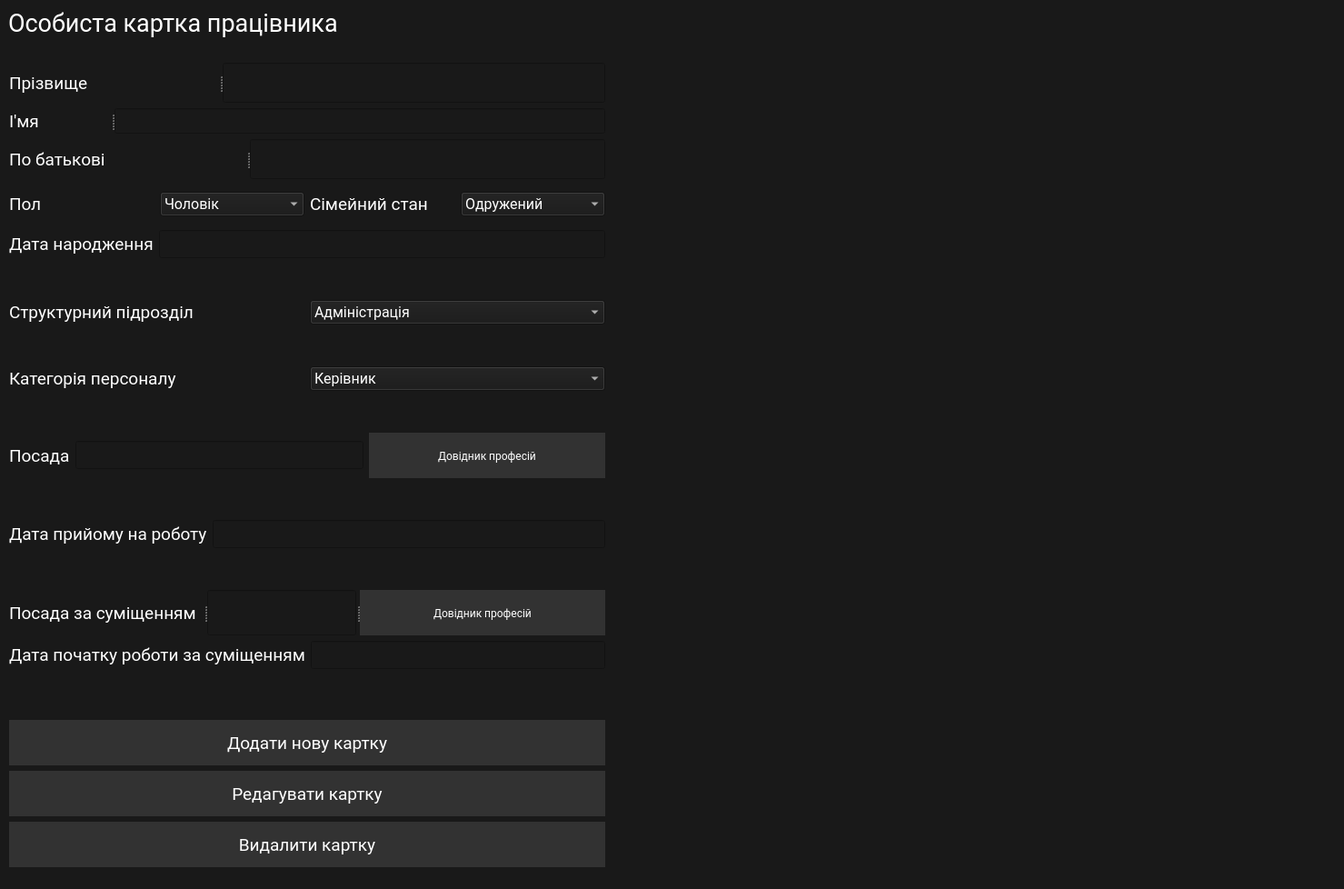
<?xml version="1.0" encoding="UTF-8"?>
<ui version="4.0">
 <class>PersonalCard</class>
 <widget class="QWidget" name="PersonalCard">
  <property name="geometry">
   <rect>
    <x>0</x>
    <y>0</y>
    <width>1479</width>
    <height>978</height>
   </rect>
  </property>
  <property name="windowTitle">
   <string>Form</string>
  </property>
  <property name="styleSheet">
   <string notr="true">background-color: rgba(25, 25, 25, 255);
font-family: Roboto;
color:white;</string>
  </property>
  <widget class="QLabel" name="label">
   <property name="geometry">
    <rect>
     <x>9</x>
     <y>9</y>
     <width>368</width>
     <height>33</height>
    </rect>
   </property>
   <property name="styleSheet">
    <string notr="true">color:white;
font-size: 20pt;
;
</string>
   </property>
   <property name="text">
    <string>Особиста картка працівника</string>
   </property>
  </widget>
  <widget class="QWidget" name="">
   <property name="geometry">
    <rect>
     <x>10</x>
     <y>69</y>
     <width>656</width>
     <height>925</height>
    </rect>
   </property>
   <layout class="QVBoxLayout" name="verticalLayout">
    <property name="bottomMargin">
     <number>40</number>
    </property>
    <item>
     <widget class="QSplitter" name="splitter">
      <property name="orientation">
       <enum>Qt::Horizontal</enum>
      </property>
      <widget class="QLabel" name="lb_surname_employee">
       <property name="styleSheet">
        <string notr="true">color:white;
font-size: 14pt;
;
</string>
       </property>
       <property name="text">
        <string>Прізвище</string>
       </property>
      </widget>
      <widget class="QLineEdit" name="ln_surname_employee">
       <property name="maximumSize">
        <size>
         <width>1800</width>
         <height>16777215</height>
        </size>
       </property>
       <property name="styleSheet">
        <string notr="true">color:white;
font-size: 14pt;
</string>
       </property>
      </widget>
     </widget>
    </item>
    <item>
     <widget class="QSplitter" name="splitter_2">
      <property name="orientation">
       <enum>Qt::Horizontal</enum>
      </property>
      <widget class="QLabel" name="lbname_employee">
       <property name="maximumSize">
        <size>
         <width>180</width>
         <height>16777215</height>
        </size>
       </property>
       <property name="styleSheet">
        <string notr="true">color:white;
font-size:14pt;
;
</string>
       </property>
       <property name="text">
        <string>І'мя</string>
       </property>
      </widget>
      <widget class="QLineEdit" name="ln_name_employee">
       <property name="minimumSize">
        <size>
         <width>20</width>
         <height>28</height>
        </size>
       </property>
       <property name="maximumSize">
        <size>
         <width>1800</width>
         <height>28</height>
        </size>
       </property>
       <property name="styleSheet">
        <string notr="true">color:white;
font-size: 14pt;
</string>
       </property>
      </widget>
     </widget>
    </item>
    <item>
     <widget class="QSplitter" name="splitter_3">
      <property name="orientation">
       <enum>Qt::Horizontal</enum>
      </property>
      <widget class="QLabel" name="lb_paronymic_employee">
       <property name="styleSheet">
        <string notr="true">color:white;
font-size:14pt;

</string>
       </property>
       <property name="text">
        <string>По батькові</string>
       </property>
      </widget>
      <widget class="QLineEdit" name="ln_paronymic_employee">
       <property name="maximumSize">
        <size>
         <width>1800</width>
         <height>16777215</height>
        </size>
       </property>
       <property name="styleSheet">
        <string notr="true">color:white;
font-size: 14pt;
</string>
       </property>
      </widget>
     </widget>
    </item>
    <item>
     <widget class="QSplitter" name="splitter_4">
      <property name="orientation">
       <enum>Qt::Horizontal</enum>
      </property>
      <widget class="QWidget" name="">
       <layout class="QGridLayout" name="gridLayout">
        <item row="0" column="0">
         <widget class="QLabel" name="lb_sex">
          <property name="styleSheet">
           <string notr="true">color:white;
font-size:14pt;
;
</string>
          </property>
          <property name="text">
           <string>Пол</string>
          </property>
         </widget>
        </item>
        <item row="0" column="1">
         <widget class="QComboBox" name="cb_sex">
          <property name="styleSheet">
           <string notr="true">color:white;
font-size: 12pt;</string>
          </property>
          <item>
           <property name="text">
            <string>Чоловік</string>
           </property>
          </item>
          <item>
           <property name="text">
            <string>Жінка</string>
           </property>
          </item>
         </widget>
        </item>
        <item row="0" column="2">
         <widget class="QLabel" name="lb_family">
          <property name="styleSheet">
           <string notr="true">color:white;
font-size:14pt;
;
</string>
          </property>
          <property name="text">
           <string>Сімейний стан</string>
          </property>
         </widget>
        </item>
        <item row="0" column="3">
         <widget class="QComboBox" name="cb_family">
          <property name="styleSheet">
           <string notr="true">color:white;
font-size: 12pt;</string>
          </property>
          <item>
           <property name="text">
            <string>Одружений</string>
           </property>
          </item>
          <item>
           <property name="text">
            <string>Неодружений</string>
           </property>
          </item>
          <item>
           <property name="text">
            <string>Заміжня</string>
           </property>
          </item>
          <item>
           <property name="text">
            <string>езаміжнгя</string>
           </property>
          </item>
         </widget>
        </item>
       </layout>
      </widget>
     </widget>
    </item>
    <item>
     <layout class="QHBoxLayout" name="horizontalLayout">
      <property name="bottomMargin">
       <number>40</number>
      </property>
      <item>
       <widget class="QLabel" name="lb_birthdate">
        <property name="styleSheet">
         <string notr="true">color:white;
font-size:14pt;
;
</string>
        </property>
        <property name="text">
         <string>Дата народження</string>
        </property>
       </widget>
      </item>
      <item>
       <widget class="QLineEdit" name="ln_birthdate">
        <property name="styleSheet">
         <string notr="true">color:white;
font-size:14pt;
</string>
        </property>
       </widget>
      </item>
     </layout>
    </item>
    <item>
     <layout class="QHBoxLayout" name="horizontalLayout_department">
      <property name="bottomMargin">
       <number>40</number>
      </property>
      <item>
       <widget class="QLabel" name="lb_department">
        <property name="styleSheet">
         <string notr="true">color:white;
font-size:14pt;
;
</string>
        </property>
        <property name="text">
         <string>Структурний підрозділ</string>
        </property>
       </widget>
      </item>
      <item>
       <widget class="QComboBox" name="cb_department">
        <property name="styleSheet">
         <string notr="true">color:white;
font-size: 12pt;</string>
        </property>
        <item>
         <property name="text">
          <string>Адміністрація</string>
         </property>
        </item>
        <item>
         <property name="text">
          <string>Бухгалтерській відділ</string>
         </property>
        </item>
        <item>
         <property name="text">
          <string>Цех 1</string>
         </property>
        </item>
       </widget>
      </item>
     </layout>
    </item>
    <item>
     <layout class="QHBoxLayout" name="horizontalLayout_3">
      <property name="bottomMargin">
       <number>40</number>
      </property>
      <item>
       <widget class="QLabel" name="llb_category">
        <property name="styleSheet">
         <string notr="true">color:white;
font-size:14pt;
;
</string>
        </property>
        <property name="text">
         <string>Категорія персоналу</string>
        </property>
       </widget>
      </item>
      <item>
       <widget class="QComboBox" name="cb_category">
        <property name="styleSheet">
         <string notr="true">color:white;
font-size: 12pt;</string>
        </property>
        <item>
         <property name="text">
          <string>Керівник</string>
         </property>
        </item>
        <item>
         <property name="text">
          <string>Фахівець</string>
         </property>
        </item>
        <item>
         <property name="text">
          <string>Робітник</string>
         </property>
        </item>
       </widget>
      </item>
     </layout>
    </item>
    <item>
     <layout class="QHBoxLayout" name="horizontalLayout_4">
      <property name="bottomMargin">
       <number>40</number>
      </property>
      <item>
       <widget class="QLabel" name="lb_profesion">
        <property name="styleSheet">
         <string notr="true">color:white;
font-size:14pt;
;
</string>
        </property>
        <property name="text">
         <string>Посада</string>
        </property>
       </widget>
      </item>
      <item>
       <widget class="QLineEdit" name="ln_add_profession">
        <property name="styleSheet">
         <string notr="true">color:white;
font-size:14pt;
</string>
        </property>
       </widget>
      </item>
      <item>
       <widget class="QPushButton" name="btn_professions">
        <property name="styleSheet">
         <string notr="true">QPushButton {
color: white;
background-color: rgba(89,89, 89, 100);
border-radius: 4 px;
border-color: rgb(127, 152, 110);
text-align: center;
width: 260px;
height: 50px;
}
QPushButton:hover {
background-color: rgba(127,152, 127, 100);
}
QPushButton:pressed {
background-color: rgba(255, 255, 255, 70);
}
</string>
        </property>
        <property name="text">
         <string>Довідник професій</string>
        </property>
       </widget>
      </item>
     </layout>
    </item>
    <item>
     <layout class="QHBoxLayout" name="horizontalLayout_5">
      <property name="bottomMargin">
       <number>40</number>
      </property>
      <item>
       <widget class="QLabel" name="lb_start_worked">
        <property name="styleSheet">
         <string notr="true">color:white;
font-size:14pt;
;
</string>
        </property>
        <property name="text">
         <string>Дата прийому на роботу</string>
        </property>
       </widget>
      </item>
      <item>
       <widget class="QLineEdit" name="ln_start_worked">
        <property name="styleSheet">
         <string notr="true">color:white;
font-size:14pt;
</string>
        </property>
       </widget>
      </item>
     </layout>
    </item>
    <item>
     <widget class="QSplitter" name="splitter_5">
      <property name="orientation">
       <enum>Qt::Horizontal</enum>
      </property>
      <widget class="QLabel" name="lb_sumi">
       <property name="styleSheet">
        <string notr="true">color:white;
font-size:14pt;
;
</string>
       </property>
       <property name="text">
        <string>Посада за суміщенням</string>
       </property>
      </widget>
      <widget class="QLineEdit" name="ln_sumiprofession">
       <property name="styleSheet">
        <string notr="true">color:white;
font-size:14pt;
</string>
       </property>
      </widget>
      <widget class="QPushButton" name="btn_profession2">
       <property name="styleSheet">
        <string notr="true">QPushButton {
color: white;
background-color: rgba(89,89, 89, 100);
border-radius: 4 px;
border-color: rgb(127, 152, 110);
text-align: center;
width: 260px;
height: 50px;
}
QPushButton:hover {
background-color: rgba(127,152, 127, 100);
}
QPushButton:pressed {
background-color: rgba(255, 255, 255, 70);
}
</string>
       </property>
       <property name="text">
        <string>Довідник професій</string>
       </property>
      </widget>
     </widget>
    </item>
    <item>
     <layout class="QHBoxLayout" name="horizontalLayout_6">
      <property name="bottomMargin">
       <number>50</number>
      </property>
      <item>
       <widget class="QLabel" name="lb_sumi_startworked">
        <property name="minimumSize">
         <size>
          <width>60</width>
          <height>0</height>
         </size>
        </property>
        <property name="styleSheet">
         <string notr="true">color:white;
font-size:14pt;
;
</string>
        </property>
        <property name="text">
         <string>Дата початку роботи за суміщенням</string>
        </property>
       </widget>
      </item>
      <item>
       <widget class="QLineEdit" name="ln_sumi_startworked">
        <property name="styleSheet">
         <string notr="true">color:white;
font-size:14pt;
</string>
        </property>
       </widget>
      </item>
     </layout>
    </item>
    <item>
     <widget class="QPushButton" name="btn_new_card">
      <property name="styleSheet">
       <string notr="true">QPushButton {
color: white;
background-color: rgba(89,89, 89, 100);
border-radius: 4 px;
border-color: rgb(127, 152, 110);
text-align: center;
width: 260px;
height: 50px;
font-size: 14pt;
}
QPushButton:hover {
background-color: rgba(127,152, 127, 100);
}
QPushButton:pressed {
background-color: rgba(255, 255, 255, 70);
}
</string>
      </property>
      <property name="text">
       <string>Додати нову картку</string>
      </property>
      <property name="icon">
       <iconset resource="icons/res-rc.qrc">
        <normaloff>:/icon/text_snippet_white_24dp.svg</normaloff>:/icon/text_snippet_white_24dp.svg</iconset>
      </property>
      <property name="iconSize">
       <size>
        <width>28</width>
        <height>28</height>
       </size>
      </property>
     </widget>
    </item>
    <item>
     <widget class="QPushButton" name="btn_edit_card">
      <property name="styleSheet">
       <string notr="true">QPushButton {
color: white;
background-color: rgba(89,89, 89, 100);
border-radius: 4 px;
border-color: rgb(127, 152, 110);
text-align: center;
width: 260px;
height: 50px;
font-size: 14pt;
}
QPushButton:hover {
background-color: rgba(127,152, 127, 100);
}
QPushButton:pressed {
background-color: rgba(255, 255, 255, 70);
}
</string>
      </property>
      <property name="text">
       <string>Редагувати картку</string>
      </property>
      <property name="icon">
       <iconset>
        <normaloff>../../AppPaiment/icons/edit_white_24dp.svg</normaloff>../../AppPaiment/icons/edit_white_24dp.svg</iconset>
      </property>
      <property name="iconSize">
       <size>
        <width>28</width>
        <height>28</height>
       </size>
      </property>
     </widget>
    </item>
    <item>
     <widget class="QPushButton" name="btn_delete_card">
      <property name="styleSheet">
       <string notr="true">QPushButton {
color: white;
background-color: rgba(89,89, 89, 100);
border-radius: 4 px;
border-color: rgb(127, 152, 110);
text-align: center;
width: 260px;
height: 50px;
font-size: 14pt;
}
QPushButton:hover {
background-color: rgba(127,152, 127, 100);
}
QPushButton:pressed {
background-color: rgba(255, 255, 255, 70);
}
</string>
      </property>
      <property name="text">
       <string>Видалити картку</string>
      </property>
      <property name="icon">
       <iconset>
        <normaloff>icons/delete_white_24dp.svg</normaloff>icons/delete_white_24dp.svg</iconset>
      </property>
      <property name="iconSize">
       <size>
        <width>28</width>
        <height>28</height>
       </size>
      </property>
     </widget>
    </item>
   </layout>
  </widget>
 </widget>
 <resources>
  <include location="icons/res-rc.qrc"/>
 </resources>
 <connections/>
</ui>
